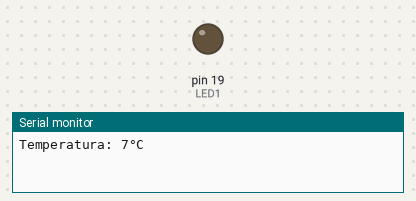
A sketch run on a simulated Arduino Uno, built with avr-gcc and run on an emulated ATmega328P. On the bench: output pins drawn as LEDs (lit = HIGH), the last lines printed to the serial monitor. Random numbers use the default seed unless the sketch sets one.

Above: at 0.1 s.
At 30.1 s:
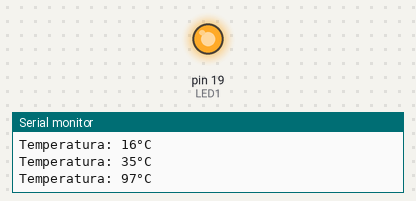
Timing chart, 0 to 32.5 s (numbered marks = the images above):
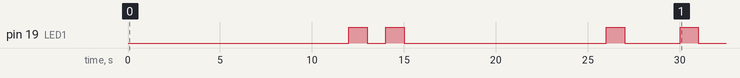

Measured:
- by itself, pin 19 (LED1): LOW → HIGH at 12.0 s, → LOW 1.0 s later, → HIGH 1.0 s later, → LOW 1.0 s later, … (8 changes in this stretch)

The sketch:

TemperaturaComLed.ino
```cpp
int nivel; // Declara a variável 'nivel' que vai armazenar o valor da "temperatura"

// Define que o pino 19 será usado como LED1
#define LED1 19

void setup() {
  Serial.begin(115200); // Inicializa a comunicação serial com velocidade de 115200 bps
  pinMode(LED1, OUTPUT); // Configura o pino 19 como saída (para controlar o LED)
}

void loop() {
  nivel = random(0, 100); // Gera um valor aleatório entre 0 e 99 e armazena na variável 'nivel'

  // Envia a "temperatura" simulada para o monitor serial
  Serial.println("Temperatura: " + String(nivel) + "°C");

  // Se a temperatura simulada for maior que 80
  if(nivel > 80){
    digitalWrite(LED1, HIGH); // Liga o LED1 (simulando um alerta de temperatura alta)
  } else {
    digitalWrite(LED1, LOW); // Desliga o LED1 (temperatura normal)
  }

  delay(1000); // Aguarda 1 segundo antes de repetir o processo
}
```
